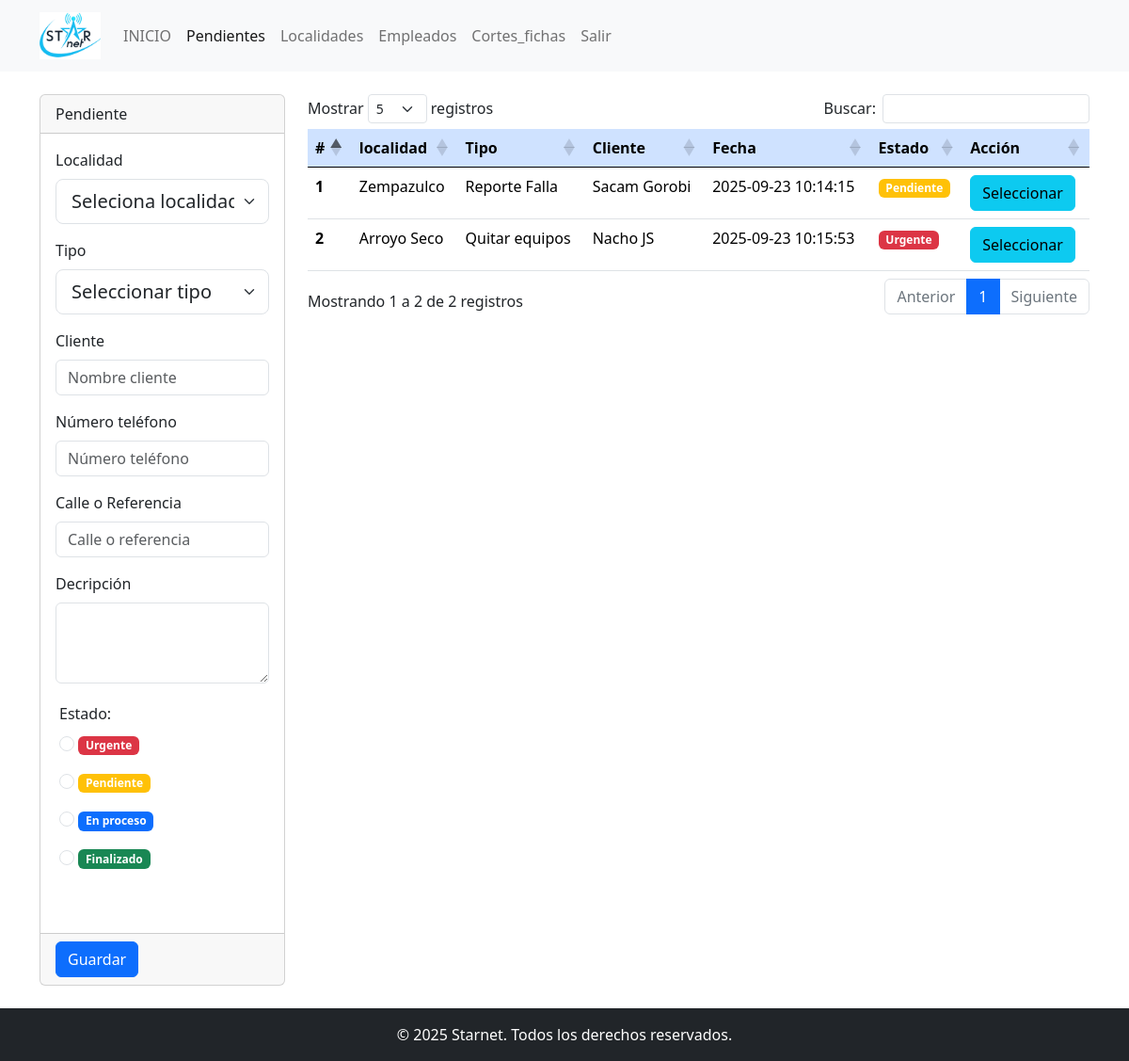
/views/pendientes.php, run on the app's committed database.
### tables this page shows
CREATE TABLE `tareas_pendientes` (
  `id_pend` int(10) NOT NULL,
  `titulo_pend` varchar(255) NOT NULL,
  `name_client` varchar(255) NOT NULL,
  `numero_tel` int(15) NOT NULL,
  `calle_refer` varchar(300) NOT NULL,
  `descrip_pend` text NOT NULL,
  `estado_pend` varchar(20) NOT NULL,
  `fecha_creacion` datetime NOT NULL,
  `id_locality_fk` int(10) NOT NULL
);

CREATE TABLE `localidad` (
  `id_localidad` int(11) NOT NULL,
  `name_locality` varchar(255) NOT NULL
);

### views/pendientes.php (the view, shortened to what the rows shown need)
<?php include("header.php"); ?>
<?php include("../resources/php/pendiente_controller.php"); ?>
<div class="container">
        <div class="row">
                <div class="col-12">
                        <div class="row">
                                <div class="col-md-9">
                                        <div class="table-responsive">
                                                <table class="table table-hover "  id="tablaPendientes" class="table table-striped table-bordered" style="width:100%">
                                                        <thead  class="table-primary">
                                                                <tr>
                                                                        <th scope="col">#</th>
                                                                        <th scope="col">localidad</th>
                                                                        <th scope="col">Tipo</th>
                                                                        <th scope="col">Cliente</th>
                                                                        <th scope="col">Fecha</th>
                                                                        <th scope="col">Estado</th>
                                                                        <th scope="col">Acción</th>
                                                                </tr>
                                                        </thead>
                                                        <tbody>
                                                                <?php
                                                                $cont = 1;
                                                                foreach($listaPendientes as $pendientes){ ?>
                                                                <tr class="fila-pendiente" data-idtarea="<?php echo $pendientes['id_pend'] ?>"
                                                                data-titulo_pend="<?php echo $pendientes['titulo_pend'] ?>"
                                                                data-nombre_client="<?php echo $pendientes['name_client'] ?>"
                                                                data-number_phone="<?php echo $pendientes['numero_tel'] ?>"
                                                                data-address="<?php echo $pendientes['calle_refer'] ?>"
                                                                data-description="<?php echo $pendientes['descrip_pend'] ?>"
                                                                data-estado_pend="<?php echo $pendientes['estado_pend'] ?>"
                                                                data-fecha_creacted="<?php echo $pendientes['fecha_creacion'] ?>"
                                                                data-name_locality="<?php foreach($pendientes['locality'] as $town) {
                                                                                echo $town['name_locality'];
                                                                        }?>"
                                                                >
                                                                        <td style="cursor: pointer;" class="fw-bold" scope="row"><?php echo $cont ?></td>
                                                                        <td style="cursor: pointer;"><?php
                                                                        foreach($pendientes['locality'] as $town) {
                                                                                echo $town['name_locality'];
                                                                        }
                                                                        ?></td>
                                                                        <td style="cursor: pointer;"><?php echo $pendientes['titulo_pend'] ?></td>
                                                                        <td style="cursor: pointer;"><?php echo $pendientes['name_client'] ?></td>
                                                                        <td style="cursor: pointer;"><?php echo $pendientes['fecha_creacion'] ?></td>
                                                                        <td style="cursor: pointer;">
                                                                                <?php
                                                                                $estado = $pendientes['estado_pend'];
                                                                                switch ($estado) {
                                                                                        case 'Urgente':
                                                                                        $clase = 'bg-danger';
                                                                                        break;
                                                                                        case 'Pendiente':
                                                                                        $clase = 'bg-warning';
                                                                                        break;
                                                                                }
                                                                                ?>
                                                                                <span class="badge fw-bold text-white <?= $clase; ?>">
                                                                                        <?php echo $pendientes['estado_pend'] ?>
                                                                                </span>
                                                                        </td>
                                                                        <td>
                                                                                <form action="" method="post">
                                                                                        <input type="submit" class="btn btn-info" value="Seleccionar" name="accion">
                                                                                </form>
                                                                        </td>
                                                                </tr>
                                                                <?php $cont++; } ?>
                                                        </tbody>
                                                </table>
                                        </div>
                                </div>
                        </div>
                </div>
        </div>
</div>
<?php include("footer.php"); ?>

### data on the page
tareas_pendientes: titulo_pend "Reporte Falla", name_client "Sacam Gorobi", fecha_creacion "2025-09-23 10:14:15", estado_pend "Pendiente"
localidad: name_locality "Zempazulco"
tareas_pendientes: titulo_pend "Quitar equipos", name_client "Nacho JS", fecha_creacion "2025-09-23 10:15:53", estado_pend "Urgente"
localidad: name_locality "Arroyo Seco"
